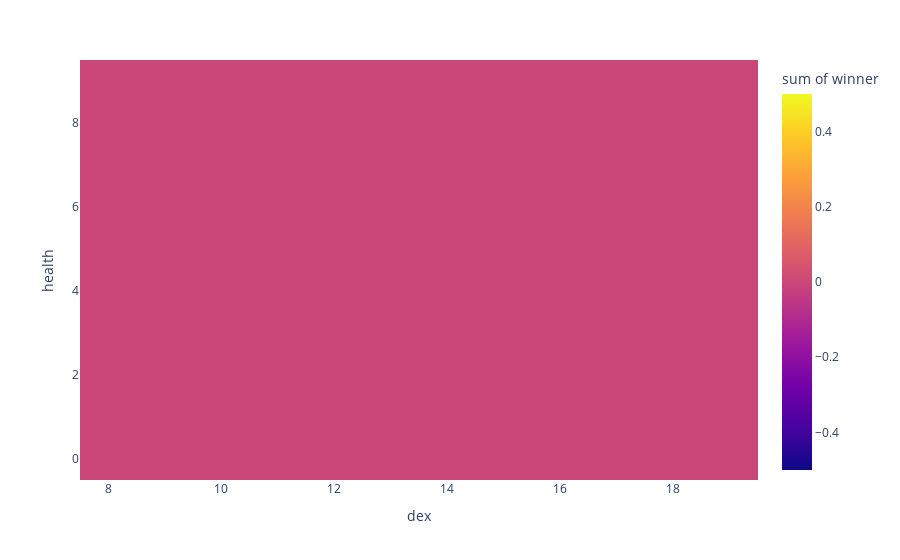
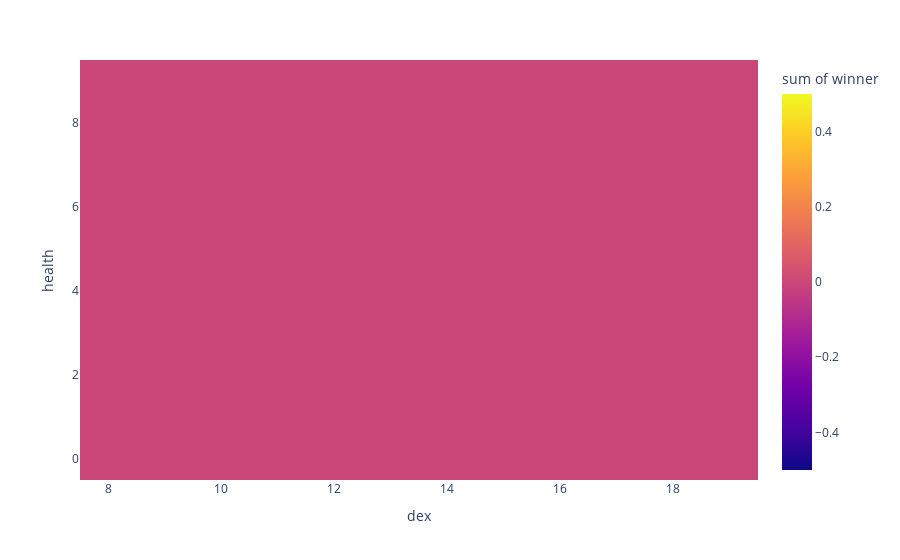
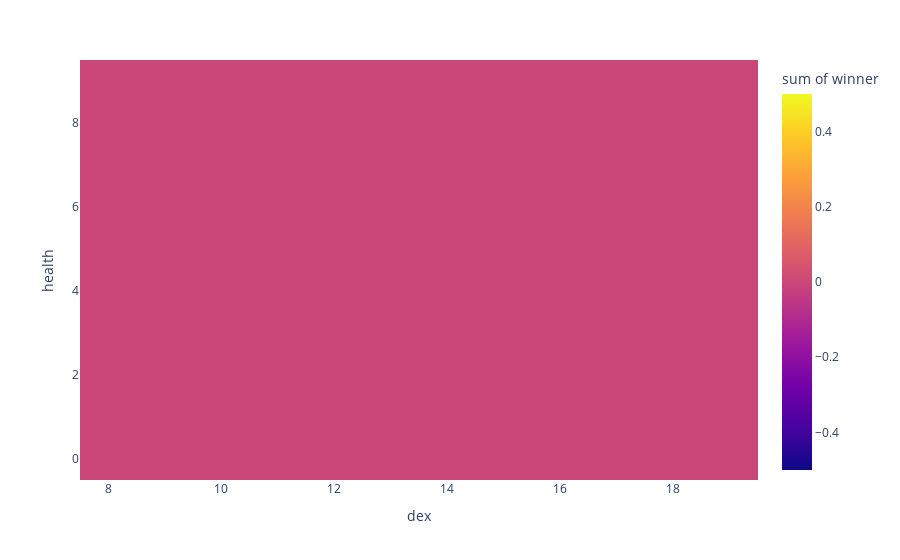
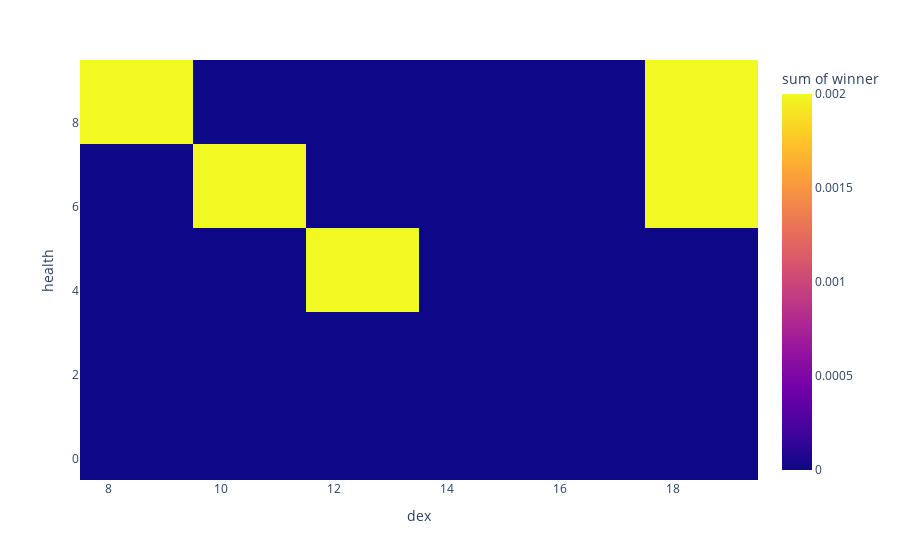

Notebook code cell kept with these figures, in order:
### Code cell
X_COL = 'dex'
Y_COL = 'health'
Z_COL = 'dice'

for X in range(1,11):
    fig_data=grouped_data[grouped_data['dice']==X]
    fig = px.density_heatmap(fig_data, x='dex', y='health', z='winner', nbinsx=max(fig_data[X_COL])-min(fig_data[X_COL]), nbinsy=max(fig_data[Y_COL])-min(fig_data[Y_COL]))
    fig.show()

### Figure 1 — Plotly figure (JSON) as saved in the notebook; plotly's stock layout.template omitted (floating-point values rounded to 4 significant figures)
{"data": [{"coloraxis": "coloraxis", "histfunc": "sum", "hovertemplate": "dex=%{x}<br>health=%{y}<br>sum of winner=%{z}<extra></extra>", "name": "", "nbinsx": 9, "nbinsy": 8, "type": "histogram2d", "x": [9, 9, 9, 9, 9, 9, 9, 9, 9, 10, 10, 10, 10, 10, 10, 10, 10, 10, 11, 11, 11, 11, 11, 11, 11, 11, 11, 12, 12, 12, 12, 12, 12, 12, 12, 12, 13, 13, 13, 13, 13, 13, 13, 13, 13, 14, 14, 14, 14, 14, 14, 14, 14, 14, 15, 15, 15, 15, 15, 15, 15, 15, 15, 16, 16, 16, 16, 16, 16, 16, 16, 16, 17, 17, 17, 17, 17, 17, 17, 17, 17, 18, 18, 18, 18, 18, 18, 18, 18, 18], "xaxis": "x", "xbingroup": "x", "y": [1, 2, 3, 4, 5, 6, 7, 8, 9, 1, 2, 3, 4, 5, 6, 7, 8, 9, 1, 2, 3, 4, 5, 6, 7, 8, 9, 1, 2, 3, 4, 5, 6, 7, 8, 9, 1, 2, 3, 4, 5, 6, 7, 8, 9, 1, 2, 3, 4, 5, 6, 7, 8, 9, 1, 2, 3, 4, 5, 6, 7, 8, 9, 1, 2, 3, 4, 5, 6, 7, 8, 9, 1, 2, 3, 4, 5, 6, 7, 8, 9, 1, 2, 3, 4, 5, 6, 7, 8, 9], "yaxis": "y", "ybingroup": "y", "z": [0, 0, 0, 0, 0, 0, 0, 0, 0, 0, 0, 0, 0, 0, 0, 0, 0, 0, 0, 0, 0, 0, 0, 0, 0, 0, 0, 0, 0, 0, 0, 0, 0, 0, 0, 0, 0, 0, 0, 0, 0, 0, 0, 0, 0, 0, 0, 0, 0, 0, 0, 0, 0, 0, 0, 0, 0, 0, 0, 0, 0, 0, 0, 0, 0, 0, 0, 0, 0, 0, 0, 0, 0, 0, 0, 0, 0, 0, 0, 0, 0, 0, 0, 0, 0, 0, 0, 0, 0, 0]}], "layout": {"coloraxis": {"colorbar": {"title": {"text": "sum of winner"}}, "colorscale": [[0, "#0d0887"], [0.1111, "#46039f"], [0.2222, "#7201a8"], [0.3333, "#9c179e"], [0.4444, "#bd3786"], [0.5556, "#d8576b"], [0.6667, "#ed7953"], [0.7778, "#fb9f3a"], [0.8889, "#fdca26"], [1, "#f0f921"]]}, "legend": {"tracegroupgap": 0}, "margin": {"t": 60}, "xaxis": {"anchor": "y", "domain": [0, 1], "title": {"text": "dex"}}, "yaxis": {"anchor": "x", "domain": [0, 1], "title": {"text": "health"}}}}

### Figure 2 — Plotly figure (JSON) as saved in the notebook; plotly's stock layout.template omitted (floating-point values rounded to 4 significant figures)
{"data": [{"coloraxis": "coloraxis", "histfunc": "sum", "hovertemplate": "dex=%{x}<br>health=%{y}<br>sum of winner=%{z}<extra></extra>", "name": "", "nbinsx": 9, "nbinsy": 8, "type": "histogram2d", "x": [9, 9, 9, 9, 9, 9, 9, 9, 9, 10, 10, 10, 10, 10, 10, 10, 10, 10, 11, 11, 11, 11, 11, 11, 11, 11, 11, 12, 12, 12, 12, 12, 12, 12, 12, 12, 13, 13, 13, 13, 13, 13, 13, 13, 13, 14, 14, 14, 14, 14, 14, 14, 14, 14, 15, 15, 15, 15, 15, 15, 15, 15, 15, 16, 16, 16, 16, 16, 16, 16, 16, 16, 17, 17, 17, 17, 17, 17, 17, 17, 17, 18, 18, 18, 18, 18, 18, 18, 18, 18], "xaxis": "x", "xbingroup": "x", "y": [1, 2, 3, 4, 5, 6, 7, 8, 9, 1, 2, 3, 4, 5, 6, 7, 8, 9, 1, 2, 3, 4, 5, 6, 7, 8, 9, 1, 2, 3, 4, 5, 6, 7, 8, 9, 1, 2, 3, 4, 5, 6, 7, 8, 9, 1, 2, 3, 4, 5, 6, 7, 8, 9, 1, 2, 3, 4, 5, 6, 7, 8, 9, 1, 2, 3, 4, 5, 6, 7, 8, 9, 1, 2, 3, 4, 5, 6, 7, 8, 9, 1, 2, 3, 4, 5, 6, 7, 8, 9], "yaxis": "y", "ybingroup": "y", "z": [0, 0, 0, 0, 0, 0, 0, 0, 0, 0, 0, 0, 0, 0, 0, 0, 0, 0, 0, 0, 0, 0, 0, 0, 0, 0, 0, 0, 0, 0, 0, 0, 0, 0, 0, 0, 0, 0, 0, 0, 0, 0, 0, 0, 0, 0, 0, 0, 0, 0, 0, 0, 0, 0, 0, 0, 0, 0, 0, 0, 0, 0, 0, 0, 0, 0, 0, 0, 0, 0, 0, 0, 0, 0, 0, 0, 0, 0, 0, 0, 0, 0, 0, 0, 0, 0, 0, 0, 0, 0]}], "layout": {"coloraxis": {"colorbar": {"title": {"text": "sum of winner"}}, "colorscale": [[0, "#0d0887"], [0.1111, "#46039f"], [0.2222, "#7201a8"], [0.3333, "#9c179e"], [0.4444, "#bd3786"], [0.5556, "#d8576b"], [0.6667, "#ed7953"], [0.7778, "#fb9f3a"], [0.8889, "#fdca26"], [1, "#f0f921"]]}, "legend": {"tracegroupgap": 0}, "margin": {"t": 60}, "xaxis": {"anchor": "y", "domain": [0, 1], "title": {"text": "dex"}}, "yaxis": {"anchor": "x", "domain": [0, 1], "title": {"text": "health"}}}}

### Figure 3 — Plotly figure (JSON) as saved in the notebook; plotly's stock layout.template omitted (floating-point values rounded to 4 significant figures)
{"data": [{"coloraxis": "coloraxis", "histfunc": "sum", "hovertemplate": "dex=%{x}<br>health=%{y}<br>sum of winner=%{z}<extra></extra>", "name": "", "nbinsx": 9, "nbinsy": 8, "type": "histogram2d", "x": [9, 9, 9, 9, 9, 9, 9, 9, 9, 10, 10, 10, 10, 10, 10, 10, 10, 10, 11, 11, 11, 11, 11, 11, 11, 11, 11, 12, 12, 12, 12, 12, 12, 12, 12, 12, 13, 13, 13, 13, 13, 13, 13, 13, 13, 14, 14, 14, 14, 14, 14, 14, 14, 14, 15, 15, 15, 15, 15, 15, 15, 15, 15, 16, 16, 16, 16, 16, 16, 16, 16, 16, 17, 17, 17, 17, 17, 17, 17, 17, 17, 18, 18, 18, 18, 18, 18, 18, 18, 18], "xaxis": "x", "xbingroup": "x", "y": [1, 2, 3, 4, 5, 6, 7, 8, 9, 1, 2, 3, 4, 5, 6, 7, 8, 9, 1, 2, 3, 4, 5, 6, 7, 8, 9, 1, 2, 3, 4, 5, 6, 7, 8, 9, 1, 2, 3, 4, 5, 6, 7, 8, 9, 1, 2, 3, 4, 5, 6, 7, 8, 9, 1, 2, 3, 4, 5, 6, 7, 8, 9, 1, 2, 3, 4, 5, 6, 7, 8, 9, 1, 2, 3, 4, 5, 6, 7, 8, 9, 1, 2, 3, 4, 5, 6, 7, 8, 9], "yaxis": "y", "ybingroup": "y", "z": [0, 0, 0, 0, 0, 0, 0, 0, 0, 0, 0, 0, 0, 0, 0, 0, 0, 0, 0, 0, 0, 0, 0, 0, 0, 0, 0, 0, 0, 0, 0, 0, 0, 0, 0, 0, 0, 0, 0, 0, 0, 0, 0, 0, 0, 0, 0, 0, 0, 0, 0, 0, 0, 0, 0, 0, 0, 0, 0, 0, 0, 0, 0, 0, 0, 0, 0, 0, 0, 0, 0, 0, 0, 0, 0, 0, 0, 0, 0, 0, 0, 0, 0, 0, 0, 0, 0, 0, 0, 0]}], "layout": {"coloraxis": {"colorbar": {"title": {"text": "sum of winner"}}, "colorscale": [[0, "#0d0887"], [0.1111, "#46039f"], [0.2222, "#7201a8"], [0.3333, "#9c179e"], [0.4444, "#bd3786"], [0.5556, "#d8576b"], [0.6667, "#ed7953"], [0.7778, "#fb9f3a"], [0.8889, "#fdca26"], [1, "#f0f921"]]}, "legend": {"tracegroupgap": 0}, "margin": {"t": 60}, "xaxis": {"anchor": "y", "domain": [0, 1], "title": {"text": "dex"}}, "yaxis": {"anchor": "x", "domain": [0, 1], "title": {"text": "health"}}}}

### Figure 4 — Plotly figure (JSON) as saved in the notebook; plotly's stock layout.template omitted (floating-point values rounded to 4 significant figures)
{"data": [{"coloraxis": "coloraxis", "histfunc": "sum", "hovertemplate": "dex=%{x}<br>health=%{y}<br>sum of winner=%{z}<extra></extra>", "name": "", "nbinsx": 9, "nbinsy": 8, "type": "histogram2d", "x": [9, 9, 9, 9, 9, 9, 9, 9, 9, 10, 10, 10, 10, 10, 10, 10, 10, 10, 11, 11, 11, 11, 11, 11, 11, 11, 11, 12, 12, 12, 12, 12, 12, 12, 12, 12, 13, 13, 13, 13, 13, 13, 13, 13, 13, 14, 14, 14, 14, 14, 14, 14, 14, 14, 15, 15, 15, 15, 15, 15, 15, 15, 15, 16, 16, 16, 16, 16, 16, 16, 16, 16, 17, 17, 17, 17, 17, 17, 17, 17, 17, 18, 18, 18, 18, 18, 18, 18, 18, 18], "xaxis": "x", "xbingroup": "x", "y": [1, 2, 3, 4, 5, 6, 7, 8, 9, 1, 2, 3, 4, 5, 6, 7, 8, 9, 1, 2, 3, 4, 5, 6, 7, 8, 9, 1, 2, 3, 4, 5, 6, 7, 8, 9, 1, 2, 3, 4, 5, 6, 7, 8, 9, 1, 2, 3, 4, 5, 6, 7, 8, 9, 1, 2, 3, 4, 5, 6, 7, 8, 9, 1, 2, 3, 4, 5, 6, 7, 8, 9, 1, 2, 3, 4, 5, 6, 7, 8, 9, 1, 2, 3, 4, 5, 6, 7, 8, 9], "yaxis": "y", "ybingroup": "y", "z": [0, 0, 0, 0, 0, 0, 0, 0.002, 0, 0, 0, 0, 0, 0, 0, 0, 0, 0, 0, 0, 0, 0, 0, 0.002, 0, 0, 0, 0, 0, 0, 0, 0, 0, 0, 0, 0, 0, 0, 0, 0, 0.002, 0, 0, 0, 0, 0, 0, 0, 0, 0, 0, 0, 0, 0, 0, 0, 0, 0, 0, 0, 0, 0, 0, 0, 0, 0, 0, 0, 0, 0, 0, 0, 0, 0, 0, 0, 0, 0, 0, 0, 0, 0, 0, 0, 0, 0, 0.002, 0, 0, 0.002]}], "layout": {"coloraxis": {"colorbar": {"title": {"text": "sum of winner"}}, "colorscale": [[0, "#0d0887"], [0.1111, "#46039f"], [0.2222, "#7201a8"], [0.3333, "#9c179e"], [0.4444, "#bd3786"], [0.5556, "#d8576b"], [0.6667, "#ed7953"], [0.7778, "#fb9f3a"], [0.8889, "#fdca26"], [1, "#f0f921"]]}, "legend": {"tracegroupgap": 0}, "margin": {"t": 60}, "xaxis": {"anchor": "y", "domain": [0, 1], "title": {"text": "dex"}}, "yaxis": {"anchor": "x", "domain": [0, 1], "title": {"text": "health"}}}}
